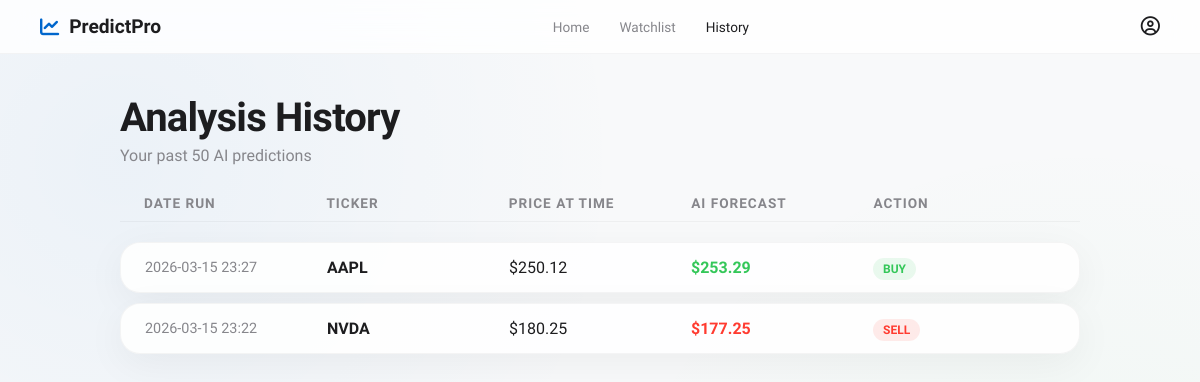
Before: /history with the older database file.
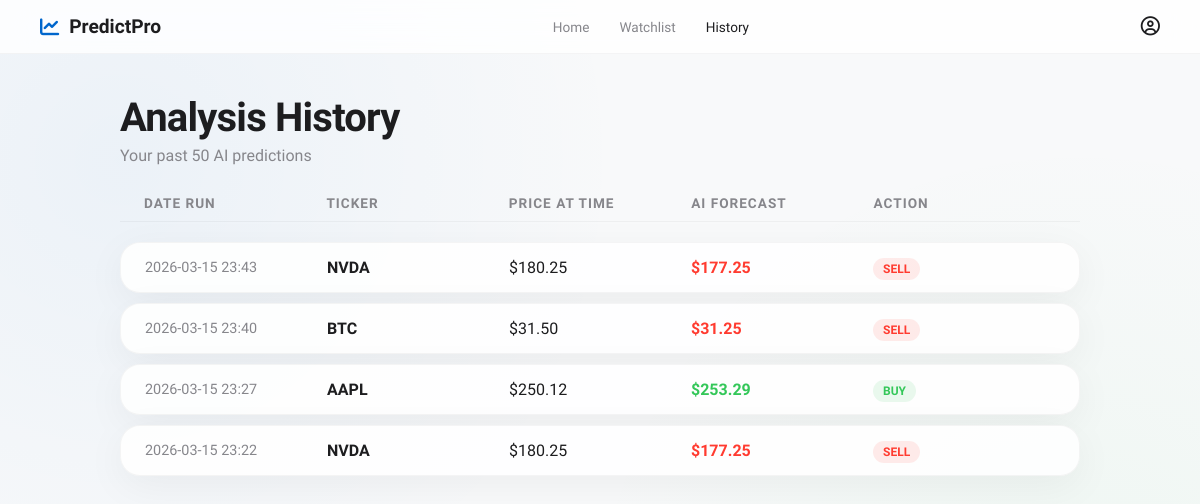
After: the same page with the newer database file.
### database.py (models this page shows)
class BaseModel(Model):
    class Meta:
        database = db

class PredictionHistory(BaseModel):
    ticker = CharField()
    date_run = DateTimeField(default=datetime.now)
    current_price = FloatField()
    predicted_price = FloatField()
    ai_suggestion = CharField()

### app.py (the view)
@app.route('/history')
def history():
    db.connect(reuse_if_open=True)
    records = PredictionHistory.select().order_by(PredictionHistory.date_run.desc()).limit(50)
    history_data = [
        {
            "ticker": r.ticker,
            "date": r.date_run.strftime('%Y-%m-%d %H:%M'),
            "current_price": r.current_price,
            "predicted_price": r.predicted_price,
            "suggestion": r.ai_suggestion
        } for r in records
    ]
    db.close()
    return render_template('history.html', history=history_data)

### templates/history.html (shortened to what this page needs)
<!DOCTYPE html>
<html lang="en">
<head>
    <link rel="stylesheet" href="{{ url_for('static', filename='style.css') }}">
    <link rel="stylesheet" href="https://cdnjs.cloudflare.com/ajax/libs/font-awesome/6.4.0/css/all.min.css">
</head>
<body>
    <nav class="navbar">
        <div class="nav-logo" style="color: var(--accent-blue); display: flex; align-items: center; gap: 10px;">
            <i class="fa-solid fa-chart-line"></i>
            <span style="font-weight: 700; font-size: 1.2rem; color: var(--text-primary);">PredictPro</span>
        </div>
        <div class="nav-links">
            <a href="/">Home</a>
            <a href="/watchlist">Watchlist</a>
            <a href="/history" class="active">History</a>
        </div>
        <div class="nav-profile"><i class="fa-regular fa-user-circle"></i></div>
    </nav>
    <main class="page-container fade-in">
        <h1 class="page-title">Analysis History</h1>
        <p class="page-subtitle">Your past 50 AI predictions</p>
        {% if history %}
            <div class="grid-table history-grid">
                <div class="grid-header">
                    <div>Date Run</div>
                    <div>Ticker</div>
                    <div>Price at Time</div>
                    <div>AI Forecast</div>
                    <div>Action</div>
                </div>
                {% for record in history %}
                    <div class="grid-row glass-widget">
                        <div style="color: var(--text-secondary); font-size: 0.9rem;">{{ record.date }}</div>
                        <div style="font-weight: 700;">{{ record.ticker }}</div>
                        <div>${{ "%.2f"|format(record.current_price) }}</div>
                        <div style="font-weight: 600; color: {{ 'var(--success)' if record.predicted_price > record.current_price else 'var(--danger)' }}">
                            ${{ "%.2f"|format(record.predicted_price) }}
                        </div>
                        <div>
                            <span class="history-chip {{ record.suggestion | lower }}-chip">
                                {{ record.suggestion }}
                            </span>
                        </div>
                    </div>
                {% endfor %}
            </div>
        {% else %}
            <div class="empty-state glass-widget">
                <i class="fa-solid fa-clock-rotate-left" style="font-size: 3rem; color: var(--text-secondary); margin-bottom: 20px;"></i>
                <h3>No history found</h3>
                <p>Track your AI intelligence requests over time here.</p>
            </div>
        {% endif %}
    </main>
</body>
</html>

### static/style.css (style rules this page uses)
:root { --bg-main: #f8f9fa; --text-primary: #1d1d1f; --text-secondary: #86868b; --accent-blue: #0066cc; --accent-hover: #0077ed; --card-bg: rgba(255, 255, 255, 0.85); --card-border: rgba(0, 0, 0, 0.04); --card-shadow: 0 10px 40px rgba(0, 0, 0, 0.05); --success: #34c759; --success-bg: rgba(52, 199, 89, 0.1); --danger: #ff3b30; --danger-bg: rgba(255, 59, 48, 0.1); --warning: #ffcc00; }
* { box-sizing: border-box; margin: 0; padding: 0; }
body { background-color: var(--bg-main); color: var(--text-primary); font-family: 'SF Pro Display', 'Inter', -apple-system, BlinkMacSystemFont, sans-serif; min-height: 100vh; display: flex; flex-direction: column; overflow-x: hidden; background-image: radial-gradient(circle at 10% 20%, rgba(0, 102, 204, 0.05) 0%, transparent 40%), radial-gradient(circle at 90% 80%, rgba(52, 199, 89, 0.05) 0%, transparent 40%); }
.navbar { display: flex; justify-content: space-between; align-items: center; padding: 15px 40px; background: rgba(255, 255, 255, 0.8); backdrop-filter: saturate(180%) blur(20px); -webkit-backdrop-filter: blur(20px); border-bottom: 1px solid var(--card-border); position: sticky; top: 0; z-index: 100; }
.nav-links { display: flex; gap: 30px; }
.nav-links a { text-decoration: none; color: var(--text-secondary); font-size: 0.85rem; font-weight: 500; transition: color 0.2s; }
.nav-links a:hover, .nav-links a.active { color: var(--text-primary); }
.nav-logo, .nav-profile { font-size: 1.2rem; color: var(--text-primary); cursor: pointer; }
.glass-widget { background: var(--card-bg); backdrop-filter: blur(20px); -webkit-backdrop-filter: blur(20px); border: 1px solid var(--card-border); border-radius: 20px; box-shadow: var(--card-shadow); padding: 24px; }
.buy-chip { background: var(--success-bg); color: var(--success); }
.sell-chip { background: var(--danger-bg); color: var(--danger); }
.fade-in { animation: slideUp 0.6s cubic-bezier(0.16, 1, 0.3, 1) forwards; }
.page-container { max-width: 1000px; margin: 40px auto; padding: 0 20px; width: 100%; flex: 1; }
.page-title { font-size: 2.5rem; letter-spacing: -0.02em; margin-bottom: 5px; }
.page-subtitle { color: var(--text-secondary); margin-bottom: 30px; }
.grid-table { display: flex; flex-direction: column; gap: 10px; width: 100%; }
.grid-header { display: grid; grid-template-columns: 1fr 1fr 1fr; padding: 0 24px 10px 24px; color: var(--text-secondary); font-size: 0.85rem; font-weight: 600; text-transform: uppercase; letter-spacing: 1px; border-bottom: 1px solid var(--card-border); margin-bottom: 10px; }
.history-grid .grid-header { grid-template-columns: 1fr 1fr 1fr 1fr 1fr; }
.grid-row { display: grid; grid-template-columns: 1fr 1fr 1fr; align-items: center; padding: 15px 24px; transition: transform 0.2s; }
.history-grid .grid-row { grid-template-columns: 1fr 1fr 1fr 1fr 1fr; }
.history-chip { padding: 4px 10px; border-radius: 12px; font-size: 0.75rem; font-weight: 700; }

Changed rows visible on the page:
added PredictionHistory: date "2026-03-15 23:43", ticker "NVDA", current_price "180.25", predicted_price "177.25", suggestion "SELL"
added PredictionHistory: date "2026-03-15 23:40", ticker "BTC", current_price "31.50", predicted_price "31.25", suggestion "SELL"
